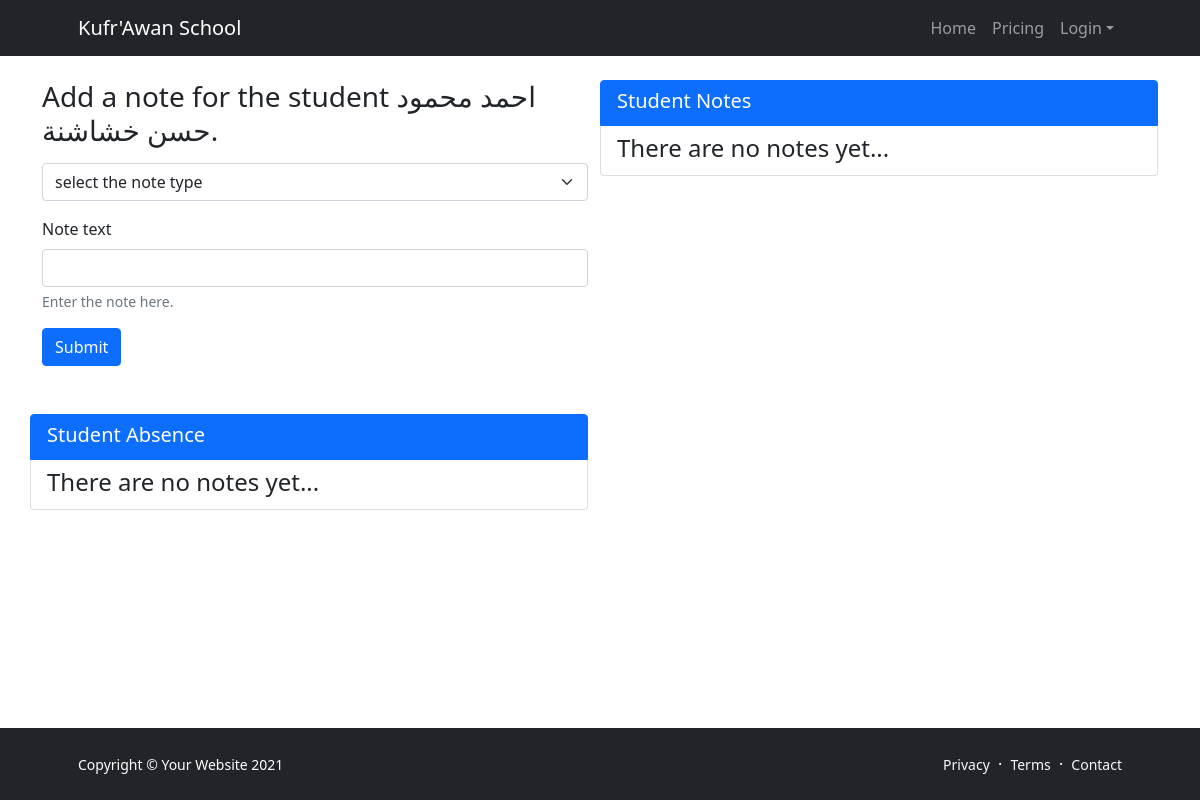
The app's page /students_tabels/singel_student/72/, older data.
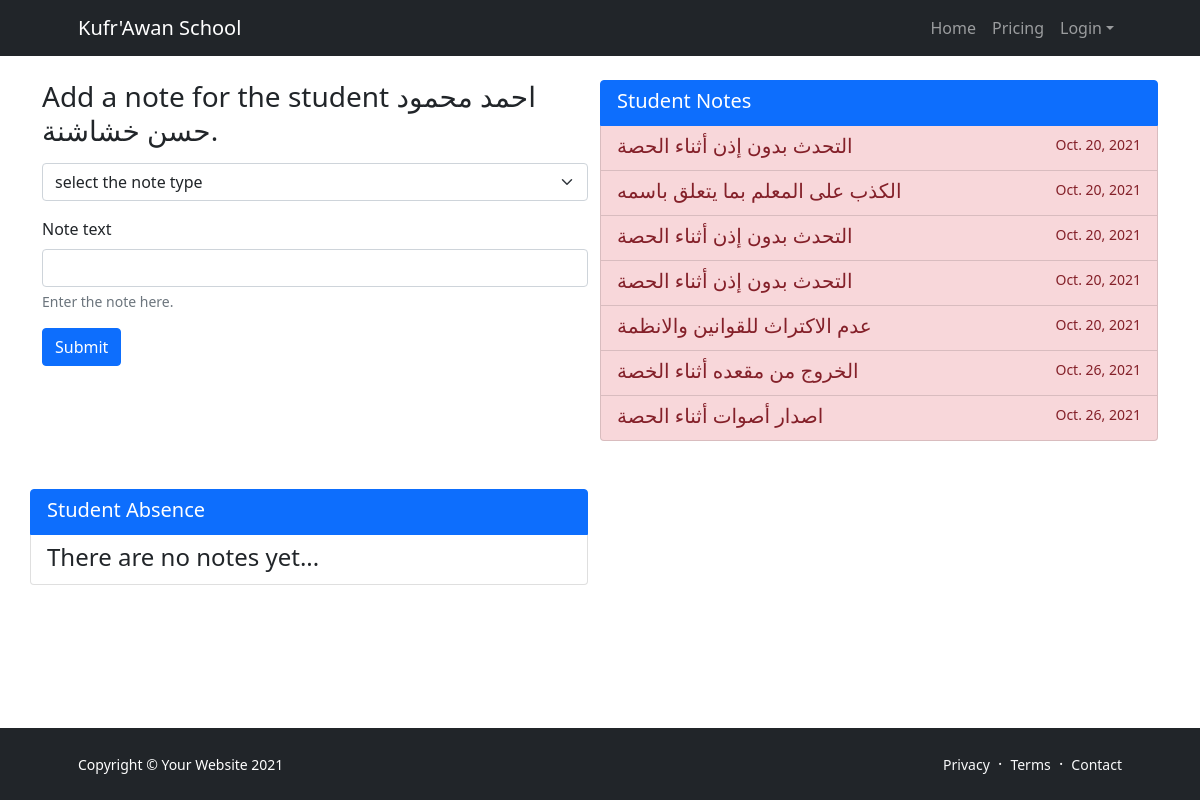
The same page, newer data.
### grade/models.py (models this page shows, shortened)
class Student(models.Model):
    full_name = models.CharField(max_length=100, unique=True)
    national_id = models.CharField(verbose_name="national id", max_length=10,
                                   validators=[validate_digit_length], unique=True, null=True)
    grade = models.ForeignKey(Grade, null=True, on_delete=models.SET_NULL)
    section = models.ForeignKey(Section, null=True, on_delete=models.SET_NULL)
    group = models.ForeignKey(Group, null=True, on_delete=models.SET_NULL, blank=True)
    profile_pic = models.FileField(null=True, blank=True)
    mobile = models.OneToOneField(Phone, on_delete=models.SET_NULL, null=True, blank=True)
    def __str__(self):
        return self.full_name

class StudentNote(models.Model):
    student = models.ForeignKey(Student, null=True, on_delete=models.CASCADE)
    note = models.CharField(max_length=500)
    note_type = models.ForeignKey(StudentNoteType, null=True, on_delete=models.SET_NULL)
    note_date = models.DateField(auto_now=True)
    visible_to_student = models.BooleanField(default=False)

### grade/views.py (the view, shortened to what this page needs)
# urls.py: path('students_tabels/singel_student/<int:student_id>/', views.edit_student_information
def edit_student_information(request, student_id):
    if not request.user.is_staff:
        redirect("index")
    student = Student.objects.get(id=student_id)
    return render(request, "student_edit.html", {
        "student_id": student_id,
        "student": student,
        "note_types": StudentNoteType.objects.all(),
        "notes": StudentNote.objects.filter(student=student),
        "absences": Absence.objects.filter(student=student)})

### grade/templates/student_edit.html (shortened to what this page needs)
{% extends '__bass.html' %}
{% block contant %}
    <div class="container">
        <div class="row">
            <div class="col-lg-6">
                <div class="my-4">
                    <form method="POST">
                        <div class="mb-3">
                            <h3> Add a note for the student {{ student.full_name }}. </h3>
                        </div>
                        <div class="mb-3">
                            <select class="form-select" aria-label="Default select example" name="note_type">
                                <option disabled selected>select the note type</option>
                            </select>
                        </div>
                        <div class="mb-3">
                            <label for="note_text" class="form-label">Note text</label>
                            <input type="text" class="form-control" name="note_text" aria-describedby="note_text">
                            <div id="note_text" class="form-text">Enter the note here.</div>
                        </div>
                        <button type="submit" class="btn btn-primary">Submit</button>
                    </form>
                </div>
            </div>
            <div class="list-group col col-lg-6 my-4">
                <span class="list-group-item list-group-item-action flex-column align-items-start active">
                    <div class="d-flex w-100 justify-content-between">
                        <h5 class="mb-1">Student Notes</h5>
                    </div>
                </span>
                {% if notes %}
                    {% for note in notes %}
                        <span
                                class="list-group-item list-group-item-action flex-column align-items-start list-group-item-{{ note.note_type.tag }}">
                            <div class="d-flex w-100 justify-content-between">
                                <h5 class="mb-1">{{ note.note }}</h5>
                                <small>{{ note.note_date }}</small>
                            </div>
                        </span>
                    {% endfor %}
                {% else %}
                    <span
                            class="list-group-item list-group-item-action flex-column align-items-start bg-{{ note.note_type.tag }}">
                        <div class="d-flex w-100 justify-content-between">
                            <h4 class="mb-1">There are no notes yet...</h4>
                        </div>
                    </span>
                {% endif %}
            </div>
            <div class="list-group col col-lg-6 my-4">
                <span class="list-group-item list-group-item-action flex-column align-items-start active">
                    <div class="d-flex w-100 justify-content-between">
                        <h5 class="mb-1">Student Absence</h5>
                    </div>
                </span>
                {% if absences %}
                    {% for absence in absences %}
                        <div
                           class="list-group-item list-group-item-action flex-column align-items-start list-group-item-{{ note.note_type.tag }}">
                            <div class="d-flex w-100 justify-content-between">
                                <h5 class="mb-1">{{ absence.absence_date.isoformat }}</h5>
                            </div>
                        </div>
                    {% endfor %}
                {% else %}
                    <div
                       class="list-group-item list-group-item-action flex-column align-items-start bg-{{ note.note_type.tag }}">
                        <div class="d-flex w-100 justify-content-between">
                            <h4 class="mb-1">There are no notes yet...</h4>
                        </div>
                    </div>
                {% endif %}
            </div>
        </div>
    </div>
{% endblock %}

### templates/__bass.html (shortened to what this page needs)
{% load static %}
<!DOCTYPE html>
<html lang="en">
<head>
    <link href="https://cdn.jsdelivr.net/npm/bootstrap-icons@1.5.0/font/bootstrap-icons.css" rel="stylesheet"/>
    <link href="{% static "css/styles.css" %}" rel="stylesheet"/>
    <link rel="stylesheet" href="{% static "css/custom.css" %}">
</head>
<body class="d-flex flex-column h-100">
<main class="flex-shrink-0">
    <nav class="navbar navbar-expand-lg navbar-dark bg-dark">
        <div class="container px-5">
            <a class="navbar-brand" href="{% url 'index' %}">Kufr'Awan School</a>
            <div class="collapse navbar-collapse" id="navbarSupportedContent">
                <ul class="navbar-nav ms-auto mb-2 mb-lg-0">
                    <li class="nav-item"><a class="nav-link" href="{% url 'index' %}">Home</a></li>
                    <li class="nav-item"><a class="nav-link" href="#">Pricing</a></li>
                    {% if user.is_authenticated %}
                        <li class="nav-item dropdown">
                            <a class="nav-link dropdown-toggle" id="navbarDropdownPortfolio" href="#" role="button"
                               data-bs-toggle="dropdown" aria-expanded="false">Welcome {{ user.first_name }}</a>
                            <ul class="dropdown-menu dropdown-menu-end" aria-labelledby="navbarDropdownPortfolio">
                                <li><a class="dropdown-item" href="{% url "profile" %}">Your Profile</a></li>
                                <li><a class="dropdown-item" href="{% url "logout" %}">Logout</a></li>
                            </ul>
                        </li>
                    {% else %}
                        <li class="nav-item dropdown">
                            <a class="nav-link dropdown-toggle" id="navbarDropdownPortfolio" href="#" role="button"
                               data-bs-toggle="dropdown" aria-expanded="false">Login</a>
                        </li>
                    {% endif %}
                </ul>
            </div>
        </div>
    </nav>
    {% block contant %}
    {% endblock %}
</main>
<footer class="bg-dark py-4 mt-auto">
    <div class="container px-5">
        <div class="row align-items-center justify-content-between flex-column flex-sm-row">
            <div class="col-auto">
                <div class="small m-0 text-white">Copyright &copy; Your Website 2021</div>
            </div>
            <div class="col-auto">
                <a class="link-light small" href="#!">Privacy</a>
                <span class="text-white mx-1">&middot;</span>
                <a class="link-light small" href="#!">Terms</a>
                <span class="text-white mx-1">&middot;</span>
                <a class="link-light small" href="#!">Contact</a>
            </div>
        </div>
    </div>
</footer>
</body>
</html>

### static/css/custom.css (style rules this page uses)
a:link { text-decoration: none; }

Row changes from the older to the newer data that the page shows:
added StudentNote: note "التحدث بدون إذن أثناء الحصة", note_date "Oct. 20, 2021"
added StudentNote: note "الكذب على المعلم بما يتعلق باسمه", note_date "Oct. 20, 2021"
added StudentNote: note "التحدث بدون إذن أثناء الحصة", note_date "Oct. 20, 2021"
added StudentNote: note "التحدث بدون إذن أثناء الحصة", note_date "Oct. 20, 2021"
added StudentNote: note "عدم الاكتراث للقوانين والانظمة", note_date "Oct. 20, 2021"
added StudentNote: note "الخروج من مقعده أثناء الخصة", note_date "Oct. 26, 2021"
added StudentNote: note "اصدار أصوات أثناء الحصة", note_date "Oct. 26, 2021"
Text that changed along with them:
text no longer shown: "There are no notes yet..."
